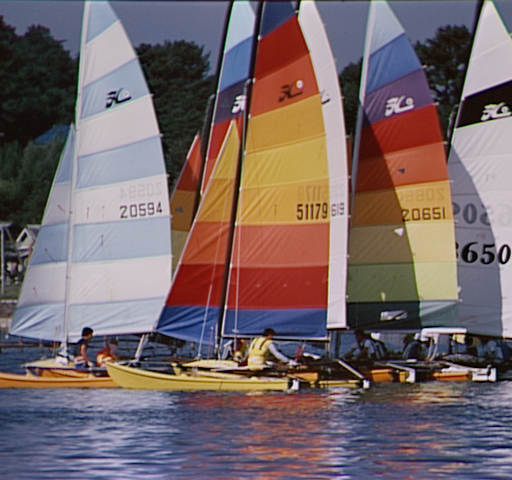
%> input picture Image/yacht.bmp, 512 x 480 px
$ octave BitPlane.m   (GNU Octave 9; MATLAB toolbox functions it lacks are replaced by stand-ins)
%> lines starting %> are read from the running program, lines starting %| are printed output that depends on the picture; in (x1, y1, x2, y2) boxes, pixels count from 0 and x2, y2 are one past the last pixel; in counts of white or black regions, pixels touching at a corner belong together; the program's own positions count from 1
% 图像不同的位平面效果图
clear,clc
close all

image = imread('Image/Yacht.bmp');
%> image is the input picture: size 480x512x3 uint8; mean R, G, B 118, 102.5, 104.6
I = rgb2gray(image);

I8 = bitand(I,bin2dec('10000000'));
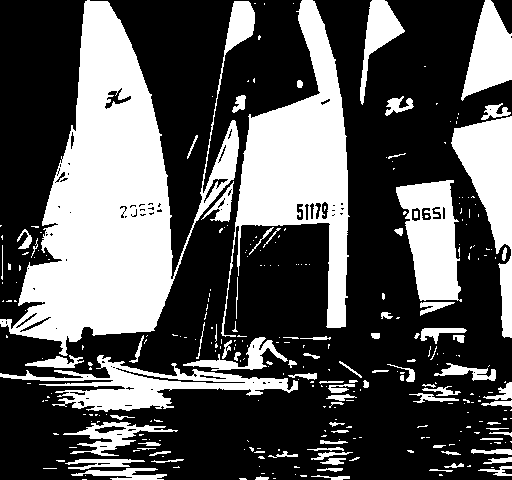
%> I8: size 480x512 uint8; values 0 (black) and 128 (white), 34.3% white; 313 white regions (223 under 20 px), largest, box (x1, y1, x2, y2) and area: (0, 0, 255, 356) 35426, (221, 0, 350, 337) 16522, (451, 116, 512, 338) 5729

I7 = bitand(I,bin2dec('01000000'));
%> I7: size 480x512 uint8; values 0 (black) and 64 (white), 50.2% white; 657 black regions (560 under 20 px), largest, box (x1, y1, x2, y2) and area: (0, 0, 512, 412) 108060, (354, 106, 435, 197) 2437, (63, 422, 178, 456) 1244

I6 = bitand(I,bin2dec('00100000'));
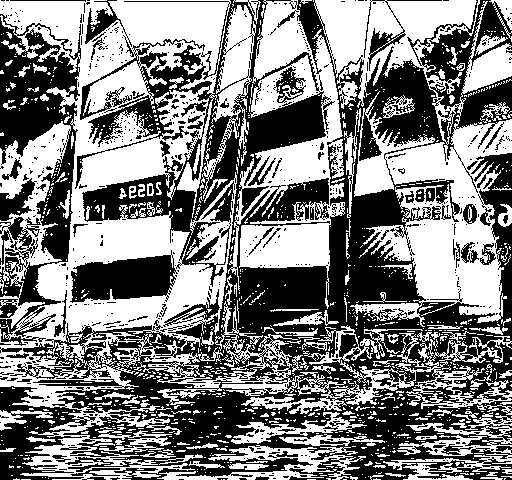
%> I6: size 480x512 uint8; values 0 (black) and 32 (white), 50.6% white; 798 black regions (719 under 20 px), largest, box (x1, y1, x2, y2) and area: (0, 0, 512, 480) 95827, (0, 14, 81, 346) 11754, (70, 250, 178, 303) 3777

I5 = bitand(I,bin2dec('00010000'));
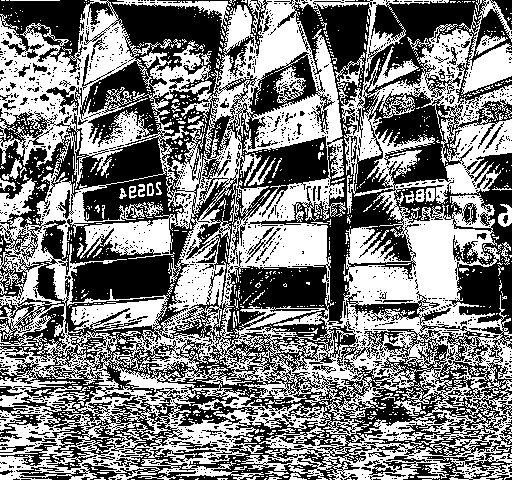
%> I5: size 480x512 uint8; values 0 (black) and 16 (white), 49.3% white; 1175 white regions (1098 under 20 px), largest, box (x1, y1, x2, y2) and area: (0, 0, 512, 480) 110047, (459, 0, 512, 95) 1912, (112, 0, 231, 31) 735

I4 = bitand(I,bin2dec('00001000'));
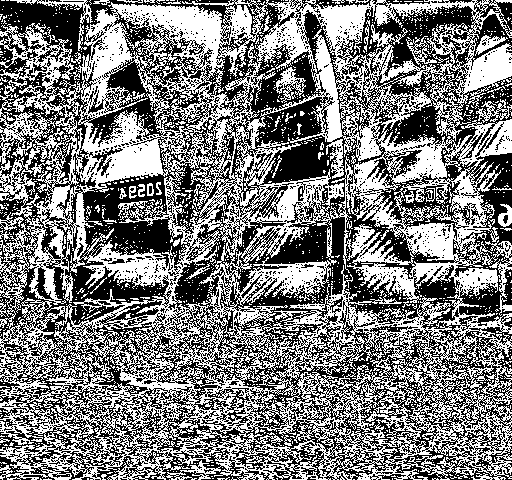
%> I4: size 480x512 uint8; values 0 (black) and 8 (white), 48.9% white in thin lines or dots

I3 = bitand(I,bin2dec('00000100'));
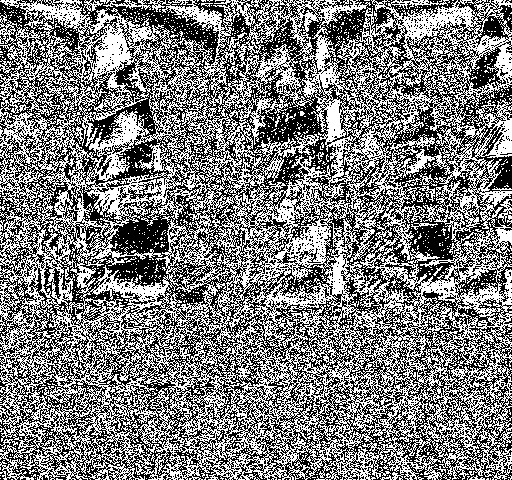
%> I3: size 480x512 uint8; values 0 (black) and 4 (white), 49.2% white in thin lines or dots

I2 = bitand(I,bin2dec('00000010'));
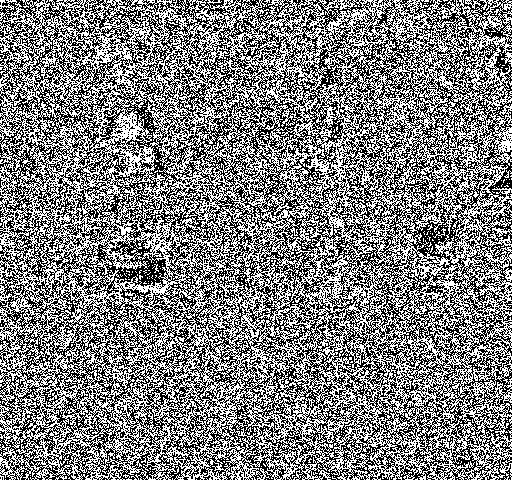
%> I2: size 480x512 uint8; values 0 (black) and 2 (white), 50.1% white; black in thin lines or dots

I1 = bitand(I,bin2dec('00000001'));
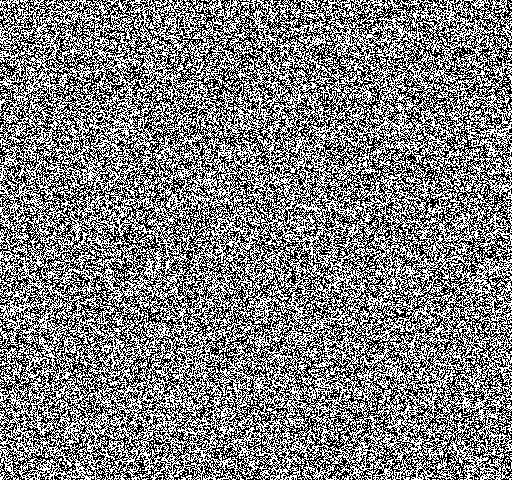
%> I1: size 480x512 uint8; values 0 (black) and 1 (white), 50.1% white; black in thin lines or dots

figure
subplot(2,4,1)
imshow(I8,[])
title('第8位')
% figure
subplot(2,4,2)
imshow(I7,[])
title('第7位')
% figure
subplot(2,4,3)
imshow(I6,[])
title('第6位')
% figure
subplot(2,4,4)
imshow(I5,[])
title('第5位')
% figure
subplot(2,4,5)
imshow(I4,[])
title('第4位')
% figure
subplot(2,4,6)
imshow(I3,[])
title('第3位')
% figure
subplot(2,4,7)
imshow(I2,[])
title('第2位')
% figure
subplot(2,4,8)
imshow(I1,[])
title('第1位')

ones = sum(sum(I1==1))
%> ones = 123120
zeros = sum(sum(I1==0))
%> zeros = 122640

$ run again, with Image/BoatsColor.bmp copied over Image/yacht.bmp
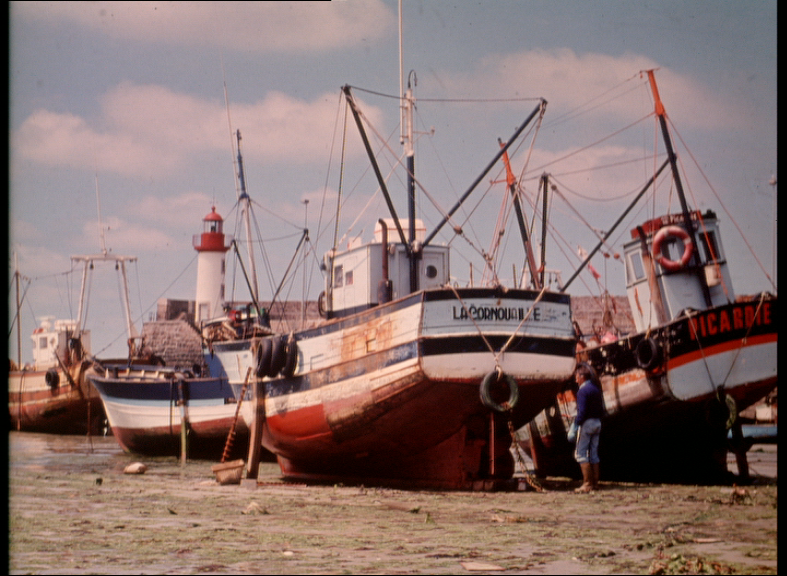
%> input picture Image/BoatsColor.bmp, 787 x 576 px
%> image is the input picture: size 576x787x3 uint8; mean R, G, B 137.3, 114.7, 111.6
%> `I8 = bitand(I,bin2dec('10000000'));`:
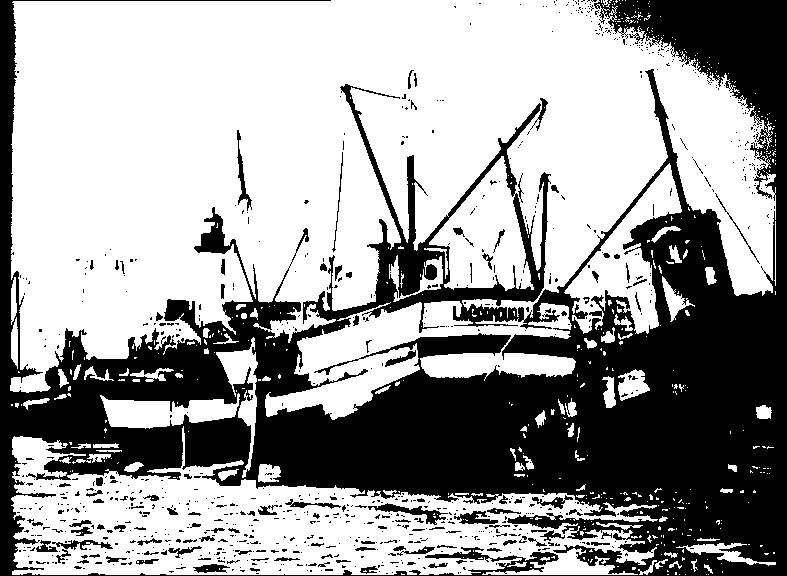
%> I8: size 576x787 uint8; values 0 (black) and 128 (white), 62.1% white; 853 black regions (744 under 20 px), largest, box (x1, y1, x2, y2) and area: (0, 0, 787, 576) 162388, (368, 503, 448, 525) 485, (237, 130, 252, 211) 318
%> I7: size 576x787 uint8; values 0 (black) and 64 (white), 20.7% white; 1145 white regions (974 under 20 px), largest, box (x1, y1, x2, y2) and area: (8, 1, 777, 575) 57360, (594, 0, 777, 316) 14224, (661, 341, 777, 400) 3825
%> I6: size 576x787 uint8; values 0 (black) and 32 (white), 44.7% white; 2171 white regions (1974 under 20 px), largest, box (x1, y1, x2, y2) and area: (8, 56, 762, 575) 137335, (594, 0, 777, 302) 12625, (31, 0, 388, 54) 12551
%> I5: size 576x787 uint8; values 0 (black) and 16 (white), 43.5% white; 2603 white regions (2489 under 20 px), largest, box (x1, y1, x2, y2) and area: (7, 0, 778, 575) 179325, (45, 128, 151, 171) 1533, (103, 228, 172, 250) 871
%> I4: size 576x787 uint8; values 0 (black) and 8 (white), 46.9% white; 3768 white regions (3702 under 20 px), largest, box (x1, y1, x2, y2) and area: (7, 0, 778, 575) 189720, (594, 0, 778, 199) 6805, (273, 0, 367, 48) 1969
%> I3: size 576x787 uint8; values 0 (black) and 4 (white), 48.2% white in thin lines or dots
%> I2: size 576x787 uint8; values 0 (black) and 2 (white), 48.2% white in thin lines or dots
%> `I1 = bitand(I,bin2dec('00000001'));`:
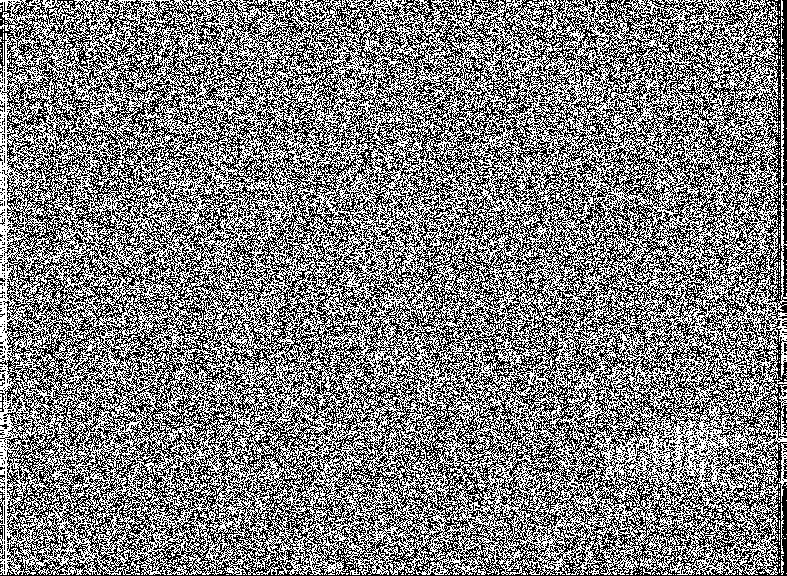
%> I1: size 576x787 uint8; values 0 (black) and 1 (white), 50% white; black in thin lines or dots
%> ones = 226740
%> zeros = 226572

$ run again, with Image/baboon.bmp copied over Image/yacht.bmp
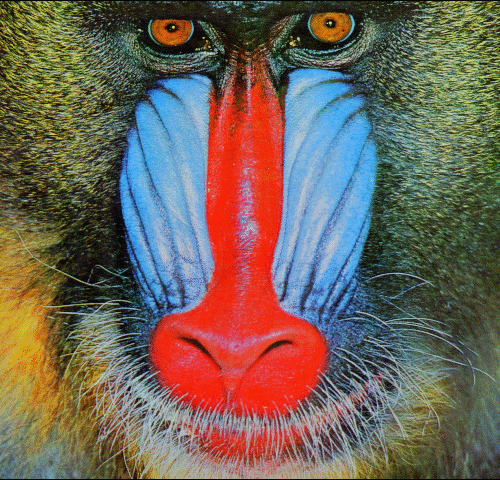
%> input picture Image/baboon.bmp, 500 x 480 px
%> image is the input picture: size 480x500x3 uint8; mean R, G, B 113, 100.4, 88.7
%> `I8 = bitand(I,bin2dec('10000000'));`:
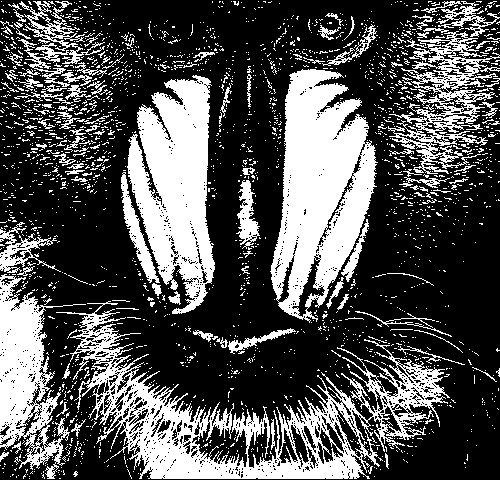
%> I8: size 480x500 uint8; values 0 (black) and 128 (white), 32.3% white; 2338 white regions (2214 under 20 px), largest, box (x1, y1, x2, y2) and area: (56, 301, 450, 479) 17685, (270, 69, 378, 323) 16187, (127, 75, 215, 314) 12858
%> I7: size 480x500 uint8; values 0 (black) and 64 (white), 46.8% white; 2321 white regions (2186 under 20 px), largest, box (x1, y1, x2, y2) and area: (0, 1, 500, 479) 83601, (0, 307, 144, 479) 8839, (0, 177, 74, 312) 3551
%> I6: size 480x500 uint8; values 0 (black) and 32 (white), 51.3% white; black in thin lines or dots
%> I5: size 480x500 uint8; values 0 (black) and 16 (white), 49.4% white in thin lines or dots
%> I4: size 480x500 uint8; values 0 (black) and 8 (white), 43.1% white in thin lines or dots
%> I3: size 480x500 uint8; values 0 (black) and 4 (white), 55.6% white; black in thin lines or dots
%> I2: size 480x500 uint8; values 0 (black) and 2 (white), 52.7% white; black in thin lines or dots
%> `I1 = bitand(I,bin2dec('00000001'));`:
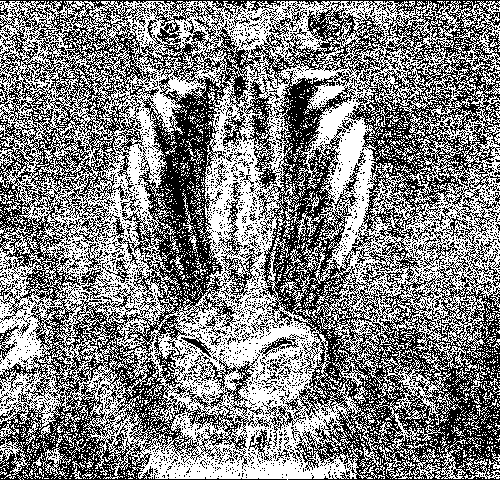
%> I1: size 480x500 uint8; values 0 (black) and 1 (white), 51% white; black in thin lines or dots
%> ones = 122372
%> zeros = 117628

$ run again, with Image/barbara.bmp copied over Image/yacht.bmp
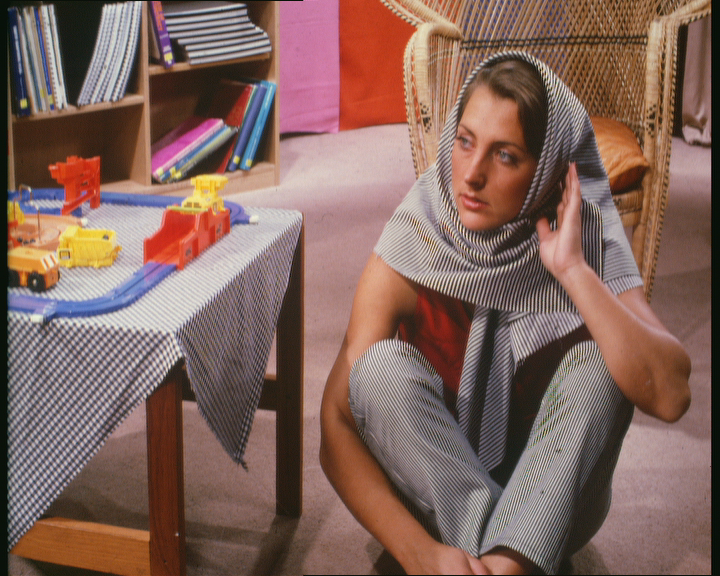
%> input picture Image/barbara.bmp, 720 x 576 px
%> image is the input picture: size 576x720x3 uint8; mean R, G, B 130.7, 101.1, 92.6
%> I8: size 576x720 uint8; values 0 (black) and 128 (white), 36.6% white; 1169 white regions (1048 under 20 px), largest, box (x1, y1, x2, y2) and area: (8, 0, 515, 557) 99074, (480, 132, 680, 556) 17570, (592, 423, 711, 547) 7544
%> I7: size 576x720 uint8; values 0 (black) and 64 (white), 47.5% white; 1098 white regions (1024 under 20 px), largest, box (x1, y1, x2, y2) and area: (66, 0, 711, 576) 131490, (7, 1, 249, 576) 36326, (338, 0, 433, 131) 8856
%> I6: size 576x720 uint8; values 0 (black) and 32 (white), 51.8% white; 2687 black regions (2566 under 20 px), largest, box (x1, y1, x2, y2) and area: (0, 0, 720, 576) 178209, (184, 482, 276, 576) 3603, (277, 407, 299, 519) 1281
%> I5: size 576x720 uint8; values 0 (black) and 16 (white), 48.7% white; 2890 white regions (2814 under 20 px), largest, box (x1, y1, x2, y2) and area: (5, 0, 712, 576) 173070, (183, 358, 381, 576) 6893, (571, 424, 712, 575) 6490
%> I4: size 576x720 uint8; values 0 (black) and 8 (white), 50% white in thin lines or dots
%> I3: size 576x720 uint8; values 0 (black) and 4 (white), 50.6% white; black in thin lines or dots
%> I2: size 576x720 uint8; values 0 (black) and 2 (white), 50.3% white; black in thin lines or dots
%> `I1 = bitand(I,bin2dec('00000001'));`:
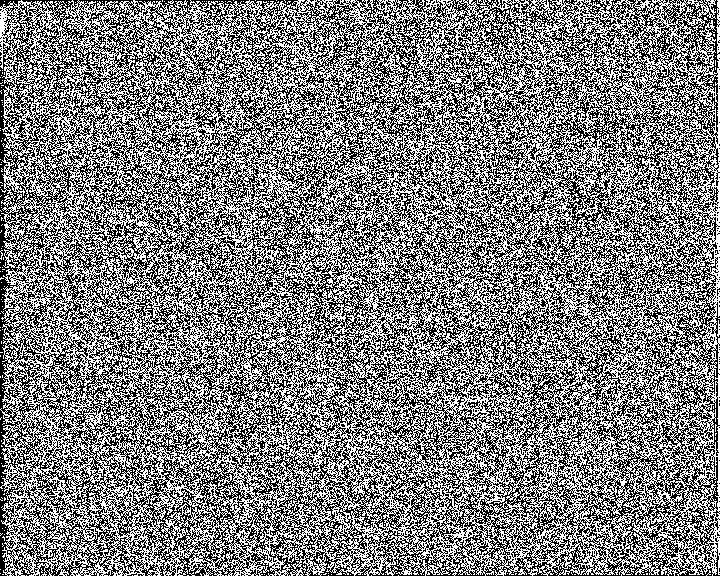
%> I1: size 576x720 uint8; values 0 (black) and 1 (white), 49.9% white in thin lines or dots
%> ones = 206870
%> zeros = 207850
